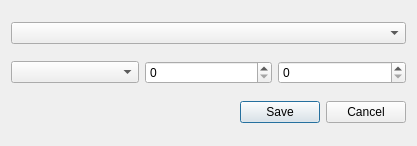
<?xml version="1.0" encoding="UTF-8"?>
<ui version="4.0">
 <class>posChoser</class>
 <widget class="QDialog" name="posChoser">
  <property name="geometry">
   <rect>
    <x>0</x>
    <y>0</y>
    <width>417</width>
    <height>146</height>
   </rect>
  </property>
  <property name="windowTitle">
   <string>Pos choser</string>
  </property>
  <layout class="QVBoxLayout" name="verticalLayout">
   <item>
    <layout class="QHBoxLayout" name="horizontalLayout_2">
     <item>
      <widget class="QComboBox" name="comboBox_bibles"/>
     </item>
    </layout>
   </item>
   <item>
    <layout class="QHBoxLayout" name="horizontalLayout">
     <item>
      <widget class="QComboBox" name="comboBox_books"/>
     </item>
     <item>
      <widget class="QSpinBox" name="spinBox_chapter"/>
     </item>
     <item>
      <widget class="QSpinBox" name="spinBox_verse"/>
     </item>
    </layout>
   </item>
   <item>
    <layout class="QHBoxLayout" name="horizontalLayout_3">
     <item>
      <spacer name="horizontalSpacer">
       <property name="orientation">
        <enum>Qt::Horizontal</enum>
       </property>
       <property name="sizeHint" stdset="0">
        <size>
         <width>40</width>
         <height>20</height>
        </size>
       </property>
      </spacer>
     </item>
     <item>
      <widget class="QPushButton" name="pushButton_save">
       <property name="text">
        <string>Save</string>
       </property>
       <property name="icon">
        <iconset resource="../icons.qrc">
         <normaloff>:/icons/16x16/dialog-ok.png</normaloff>:/icons/16x16/dialog-ok.png</iconset>
       </property>
      </widget>
     </item>
     <item>
      <widget class="QPushButton" name="pushButton_cancel">
       <property name="text">
        <string>Cancel</string>
       </property>
       <property name="icon">
        <iconset resource="../icons.qrc">
         <normaloff>:/icons/16x16/dialog-cancel.png</normaloff>:/icons/16x16/dialog-cancel.png</iconset>
       </property>
      </widget>
     </item>
    </layout>
   </item>
  </layout>
 </widget>
 <resources>
  <include location="../icons.qrc"/>
 </resources>
 <connections/>
</ui>
